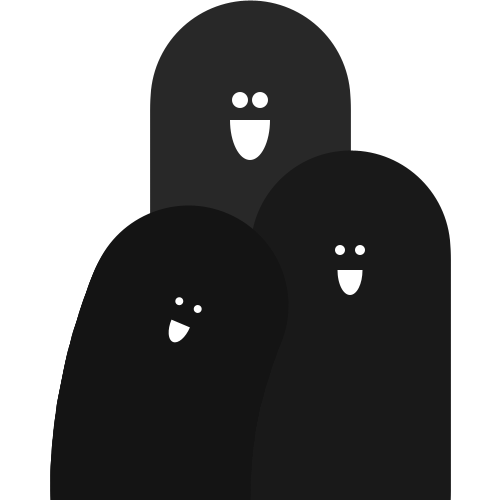
Frame 1 (no input)
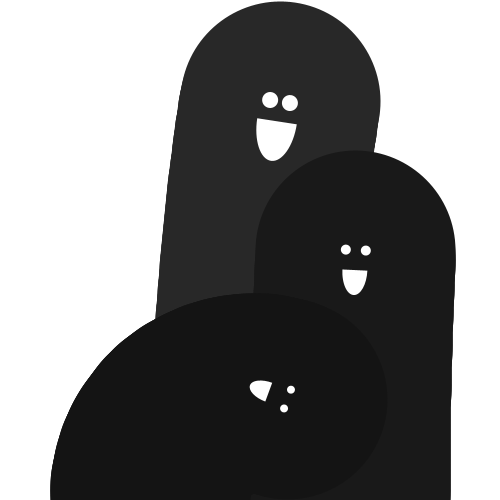
Frame 60 (the mouse pressed at the canvas centre just before this capture)
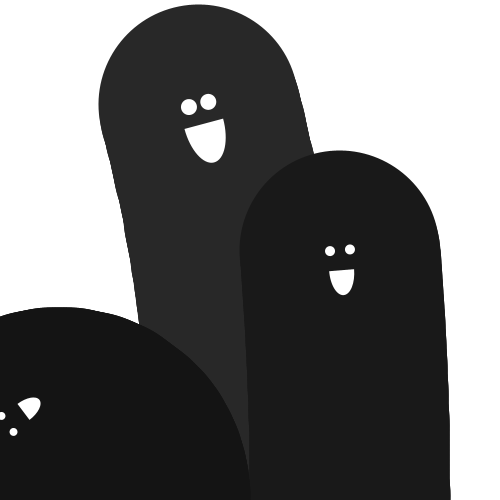
Frame 120 (the mouse held since frame 60 and released just before this capture)

The Processing sketch that drew these frames (run headless with seeded random() and noise(); from frame 60 on, the mouse is pressed at the canvas centre):

// Processing sketch: processing_12600
// ── processing_12600.pde

float inc=0.0;
float t=5.0;
void setup(){

  size(500, 500);
  smooth();
}

void draw(){
  background(255);
  stroke(0);
  float a = sin(inc)/100;

  h(width/2, 80, a);
  h(width/2+100, 50, a*0.5);
  h(width/2-100, 40,  0.01+ a*20);
  inc+=0.05;
}

void h (int x, int nbr, float a){
  strokeWeight(nbr);
  pushMatrix();
  translate(x, height);
  for(int i= nbr; i>0; i--){
    stroke(0+ nbr/2);
    strokeWeight(200);
    line(0, 0, 0, -t);
    translate(0, -t);
    rotate(a);
    if(i==1){
      noStroke();
      fill(255);
      arc(0, 20, nbr/2, nbr, 0, PI);
      ellipse(-10, 0, nbr/5, nbr/5); 
      ellipse(10, 0, nbr/5, nbr/5); 
    }
  }
  popMatrix();
}


void mousePressed(){
 save("fantome2.jpg"); 
  
}
